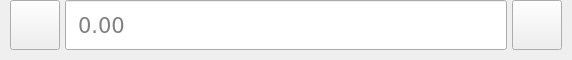
<?xml version="1.0" encoding="UTF-8"?>
<ui version="4.0">
 <class>BottomBar</class>
 <widget class="QFrame" name="BottomBar">
  <property name="geometry">
   <rect>
    <x>0</x>
    <y>0</y>
    <width>572</width>
    <height>60</height>
   </rect>
  </property>
  <property name="sizePolicy">
   <sizepolicy hsizetype="Expanding" vsizetype="Expanding">
    <horstretch>1</horstretch>
    <verstretch>0</verstretch>
   </sizepolicy>
  </property>
  <property name="minimumSize">
   <size>
    <width>0</width>
    <height>0</height>
   </size>
  </property>
  <property name="baseSize">
   <size>
    <width>0</width>
    <height>0</height>
   </size>
  </property>
  <property name="windowTitle">
   <string>Frame</string>
  </property>
  <layout class="QHBoxLayout" name="horizontalLayout" stretch="0,1,0">
   <property name="spacing">
    <number>5</number>
   </property>
   <property name="sizeConstraint">
    <enum>QLayout::SizeConstraint::SetMaximumSize</enum>
   </property>
   <property name="leftMargin">
    <number>10</number>
   </property>
   <property name="topMargin">
    <number>0</number>
   </property>
   <property name="rightMargin">
    <number>10</number>
   </property>
   <property name="bottomMargin">
    <number>10</number>
   </property>
   <item>
    <widget class="QPushButton" name="listButton">
     <property name="sizePolicy">
      <sizepolicy hsizetype="Fixed" vsizetype="Fixed">
       <horstretch>0</horstretch>
       <verstretch>0</verstretch>
      </sizepolicy>
     </property>
     <property name="minimumSize">
      <size>
       <width>50</width>
       <height>50</height>
      </size>
     </property>
     <property name="text">
      <string/>
     </property>
     <property name="icon">
      <iconset theme="QIcon::ThemeIcon::FormatJustifyLeft"/>
     </property>
     <property name="iconSize">
      <size>
       <width>32</width>
       <height>32</height>
      </size>
     </property>
    </widget>
   </item>
   <item>
    <widget class="QLineEdit" name="amountEdit">
     <property name="sizePolicy">
      <sizepolicy hsizetype="Expanding" vsizetype="Fixed">
       <horstretch>1</horstretch>
       <verstretch>0</verstretch>
      </sizepolicy>
     </property>
     <property name="minimumSize">
      <size>
       <width>50</width>
       <height>50</height>
      </size>
     </property>
     <property name="font">
      <font>
       <family>Verdana</family>
       <pointsize>16</pointsize>
      </font>
     </property>
     <property name="styleSheet">
      <string notr="true">padding-left: 10px;
padding-right: 10px;

</string>
     </property>
     <property name="frame">
      <bool>true</bool>
     </property>
     <property name="echoMode">
      <enum>QLineEdit::EchoMode::Normal</enum>
     </property>
     <property name="placeholderText">
      <string>0.00</string>
     </property>
    </widget>
   </item>
   <item>
    <widget class="QPushButton" name="submitButton">
     <property name="sizePolicy">
      <sizepolicy hsizetype="Fixed" vsizetype="Fixed">
       <horstretch>0</horstretch>
       <verstretch>0</verstretch>
      </sizepolicy>
     </property>
     <property name="minimumSize">
      <size>
       <width>50</width>
       <height>50</height>
      </size>
     </property>
     <property name="text">
      <string/>
     </property>
     <property name="icon">
      <iconset theme="QIcon::ThemeIcon::DocumentSend"/>
     </property>
     <property name="iconSize">
      <size>
       <width>32</width>
       <height>32</height>
      </size>
     </property>
    </widget>
   </item>
  </layout>
 </widget>
 <resources/>
 <connections/>
</ui>
